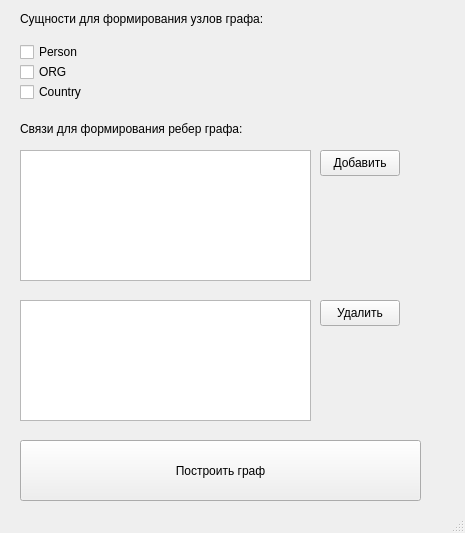
<?xml version="1.0" encoding="UTF-8"?>
<ui version="4.0">
 <class>MainWindow</class>
 <widget class="QMainWindow" name="MainWindow">
  <property name="geometry">
   <rect>
    <x>0</x>
    <y>0</y>
    <width>465</width>
    <height>533</height>
   </rect>
  </property>
  <property name="windowTitle">
   <string>MainWindow</string>
  </property>
  <widget class="QWidget" name="centralwidget">
   <widget class="QCheckBox" name="checkBox">
    <property name="geometry">
     <rect>
      <x>20</x>
      <y>40</y>
      <width>85</width>
      <height>24</height>
     </rect>
    </property>
    <property name="text">
     <string>Person</string>
    </property>
   </widget>
   <widget class="QCheckBox" name="checkBox_2">
    <property name="geometry">
     <rect>
      <x>20</x>
      <y>60</y>
      <width>85</width>
      <height>24</height>
     </rect>
    </property>
    <property name="text">
     <string>ORG</string>
    </property>
   </widget>
   <widget class="QCheckBox" name="checkBox_3">
    <property name="geometry">
     <rect>
      <x>20</x>
      <y>80</y>
      <width>85</width>
      <height>24</height>
     </rect>
    </property>
    <property name="text">
     <string>Country</string>
    </property>
   </widget>
   <widget class="QListView" name="listView">
    <property name="geometry">
     <rect>
      <x>20</x>
      <y>150</y>
      <width>291</width>
      <height>131</height>
     </rect>
    </property>
   </widget>
   <widget class="QPushButton" name="pushButton">
    <property name="geometry">
     <rect>
      <x>320</x>
      <y>150</y>
      <width>80</width>
      <height>26</height>
     </rect>
    </property>
    <property name="text">
     <string>Добавить</string>
    </property>
   </widget>
   <widget class="QListView" name="listView_2">
    <property name="geometry">
     <rect>
      <x>20</x>
      <y>300</y>
      <width>291</width>
      <height>121</height>
     </rect>
    </property>
   </widget>
   <widget class="QPushButton" name="pushButton_2">
    <property name="geometry">
     <rect>
      <x>320</x>
      <y>300</y>
      <width>80</width>
      <height>26</height>
     </rect>
    </property>
    <property name="text">
     <string>Удалить</string>
    </property>
   </widget>
   <widget class="QPushButton" name="pushButton_3">
    <property name="geometry">
     <rect>
      <x>20</x>
      <y>440</y>
      <width>401</width>
      <height>61</height>
     </rect>
    </property>
    <property name="text">
     <string>Построить граф</string>
    </property>
   </widget>
   <widget class="QLabel" name="label">
    <property name="geometry">
     <rect>
      <x>20</x>
      <y>10</y>
      <width>361</width>
      <height>18</height>
     </rect>
    </property>
    <property name="text">
     <string>Сущности для формирования узлов графа:</string>
    </property>
   </widget>
   <widget class="QLabel" name="label_2">
    <property name="geometry">
     <rect>
      <x>20</x>
      <y>120</y>
      <width>321</width>
      <height>18</height>
     </rect>
    </property>
    <property name="text">
     <string>Связи для формирования ребер графа:</string>
    </property>
   </widget>
  </widget>
  <widget class="QStatusBar" name="statusbar"/>
 </widget>
 <resources/>
 <connections/>
</ui>
